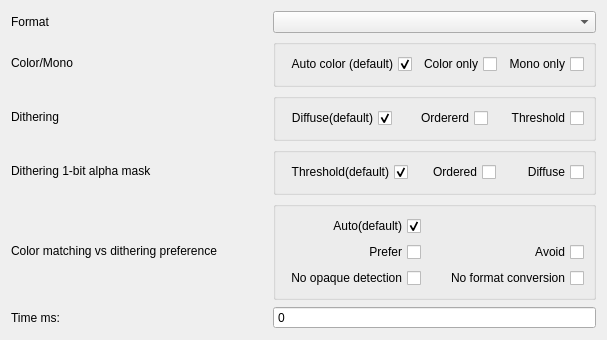
<?xml version="1.0" encoding="UTF-8"?>
<ui version="4.0">
 <class>ConvertImageToForm</class>
 <widget class="QWidget" name="ConvertImageToForm">
  <property name="geometry">
   <rect>
    <x>0</x>
    <y>0</y>
    <width>607</width>
    <height>340</height>
   </rect>
  </property>
  <property name="windowTitle">
   <string>Form</string>
  </property>
  <layout class="QGridLayout" name="gridLayout_2">
   <item row="1" column="0">
    <widget class="QLabel" name="label_2">
     <property name="text">
      <string>Format</string>
     </property>
    </widget>
   </item>
   <item row="2" column="0">
    <widget class="QLabel" name="label_3">
     <property name="text">
      <string>Color/Mono</string>
     </property>
    </widget>
   </item>
   <item row="4" column="0">
    <widget class="QLabel" name="label_5">
     <property name="text">
      <string>Dithering 1-bit alpha mask</string>
     </property>
    </widget>
   </item>
   <item row="3" column="0">
    <widget class="QLabel" name="label_4">
     <property name="text">
      <string>Dithering</string>
     </property>
    </widget>
   </item>
   <item row="6" column="0">
    <widget class="QLabel" name="label_6">
     <property name="text">
      <string>Color matching vs dithering preference</string>
     </property>
    </widget>
   </item>
   <item row="7" column="0">
    <widget class="QLabel" name="label">
     <property name="text">
      <string>Time ms:</string>
     </property>
    </widget>
   </item>
   <item row="3" column="1">
    <widget class="QGroupBox" name="groupBox_2">
     <property name="title">
      <string/>
     </property>
     <layout class="QHBoxLayout" name="horizontalLayout_2">
      <item>
       <widget class="QCheckBox" name="cb_diffuse_dither">
        <property name="layoutDirection">
         <enum>Qt::RightToLeft</enum>
        </property>
        <property name="text">
         <string>Diffuse(default)</string>
        </property>
        <property name="checked">
         <bool>true</bool>
        </property>
        <property name="autoExclusive">
         <bool>true</bool>
        </property>
       </widget>
      </item>
      <item>
       <widget class="QCheckBox" name="cb_ordered_dither">
        <property name="layoutDirection">
         <enum>Qt::RightToLeft</enum>
        </property>
        <property name="text">
         <string>Ordererd</string>
        </property>
        <property name="autoExclusive">
         <bool>true</bool>
        </property>
       </widget>
      </item>
      <item>
       <widget class="QCheckBox" name="cb_threshold_dither">
        <property name="layoutDirection">
         <enum>Qt::RightToLeft</enum>
        </property>
        <property name="text">
         <string>Threshold</string>
        </property>
        <property name="autoExclusive">
         <bool>true</bool>
        </property>
       </widget>
      </item>
     </layout>
    </widget>
   </item>
   <item row="2" column="1">
    <widget class="QGroupBox" name="groupBox">
     <property name="title">
      <string/>
     </property>
     <layout class="QHBoxLayout" name="horizontalLayout">
      <item>
       <widget class="QCheckBox" name="cb_auto_color">
        <property name="layoutDirection">
         <enum>Qt::RightToLeft</enum>
        </property>
        <property name="text">
         <string>Auto color (default)</string>
        </property>
        <property name="checked">
         <bool>true</bool>
        </property>
        <property name="autoExclusive">
         <bool>true</bool>
        </property>
       </widget>
      </item>
      <item>
       <widget class="QCheckBox" name="cb_color_only">
        <property name="layoutDirection">
         <enum>Qt::RightToLeft</enum>
        </property>
        <property name="text">
         <string>Color only</string>
        </property>
        <property name="autoExclusive">
         <bool>true</bool>
        </property>
       </widget>
      </item>
      <item>
       <widget class="QCheckBox" name="cb_mono_only">
        <property name="layoutDirection">
         <enum>Qt::RightToLeft</enum>
        </property>
        <property name="text">
         <string>Mono only</string>
        </property>
        <property name="autoExclusive">
         <bool>true</bool>
        </property>
       </widget>
      </item>
     </layout>
    </widget>
   </item>
   <item row="1" column="1">
    <widget class="QComboBox" name="comboBox_format">
     <property name="focusPolicy">
      <enum>Qt::StrongFocus</enum>
     </property>
     <property name="currentIndex">
      <number>-1</number>
     </property>
     <property name="maxVisibleItems">
      <number>4</number>
     </property>
    </widget>
   </item>
   <item row="4" column="1">
    <widget class="QGroupBox" name="groupBox_3">
     <property name="title">
      <string/>
     </property>
     <layout class="QHBoxLayout" name="horizontalLayout_3">
      <item>
       <widget class="QCheckBox" name="cb_threshold_alpha_dither">
        <property name="layoutDirection">
         <enum>Qt::RightToLeft</enum>
        </property>
        <property name="text">
         <string>Threshold(default)</string>
        </property>
        <property name="checked">
         <bool>true</bool>
        </property>
        <property name="autoExclusive">
         <bool>true</bool>
        </property>
       </widget>
      </item>
      <item>
       <widget class="QCheckBox" name="cb_ordered_alpha_dither">
        <property name="layoutDirection">
         <enum>Qt::RightToLeft</enum>
        </property>
        <property name="text">
         <string>Ordered</string>
        </property>
        <property name="autoExclusive">
         <bool>true</bool>
        </property>
       </widget>
      </item>
      <item>
       <widget class="QCheckBox" name="cb_diffuse_alpha_dither">
        <property name="layoutDirection">
         <enum>Qt::RightToLeft</enum>
        </property>
        <property name="text">
         <string>Diffuse</string>
        </property>
        <property name="autoExclusive">
         <bool>true</bool>
        </property>
       </widget>
      </item>
     </layout>
    </widget>
   </item>
   <item row="6" column="1">
    <widget class="QGroupBox" name="groupBox_4">
     <property name="sizePolicy">
      <sizepolicy hsizetype="Preferred" vsizetype="Preferred">
       <horstretch>0</horstretch>
       <verstretch>0</verstretch>
      </sizepolicy>
     </property>
     <property name="title">
      <string/>
     </property>
     <layout class="QGridLayout" name="gridLayout">
      <item row="0" column="0">
       <widget class="QCheckBox" name="cb_auto_dither">
        <property name="layoutDirection">
         <enum>Qt::RightToLeft</enum>
        </property>
        <property name="text">
         <string>Auto(default)</string>
        </property>
        <property name="checked">
         <bool>true</bool>
        </property>
        <property name="autoExclusive">
         <bool>true</bool>
        </property>
       </widget>
      </item>
      <item row="1" column="0">
       <widget class="QCheckBox" name="cb_prefer_dither">
        <property name="layoutDirection">
         <enum>Qt::RightToLeft</enum>
        </property>
        <property name="text">
         <string>Prefer</string>
        </property>
        <property name="autoExclusive">
         <bool>true</bool>
        </property>
       </widget>
      </item>
      <item row="1" column="1">
       <widget class="QCheckBox" name="cb_avoid_dither">
        <property name="layoutDirection">
         <enum>Qt::RightToLeft</enum>
        </property>
        <property name="text">
         <string>Avoid</string>
        </property>
        <property name="autoExclusive">
         <bool>true</bool>
        </property>
       </widget>
      </item>
      <item row="2" column="0">
       <widget class="QCheckBox" name="cb_no_opaque_detection">
        <property name="sizePolicy">
         <sizepolicy hsizetype="Fixed" vsizetype="Fixed">
          <horstretch>0</horstretch>
          <verstretch>0</verstretch>
         </sizepolicy>
        </property>
        <property name="layoutDirection">
         <enum>Qt::RightToLeft</enum>
        </property>
        <property name="text">
         <string>No opaque detection</string>
        </property>
        <property name="autoExclusive">
         <bool>true</bool>
        </property>
       </widget>
      </item>
      <item row="2" column="1">
       <widget class="QCheckBox" name="cb_no_format_conversion">
        <property name="layoutDirection">
         <enum>Qt::RightToLeft</enum>
        </property>
        <property name="text">
         <string>No format conversion</string>
        </property>
        <property name="autoExclusive">
         <bool>true</bool>
        </property>
       </widget>
      </item>
     </layout>
    </widget>
   </item>
   <item row="7" column="1">
    <widget class="QSpinBox" name="sb_time">
     <property name="readOnly">
      <bool>true</bool>
     </property>
     <property name="buttonSymbols">
      <enum>QAbstractSpinBox::NoButtons</enum>
     </property>
     <property name="maximum">
      <number>999999999</number>
     </property>
    </widget>
   </item>
  </layout>
 </widget>
 <resources/>
 <connections/>
</ui>
